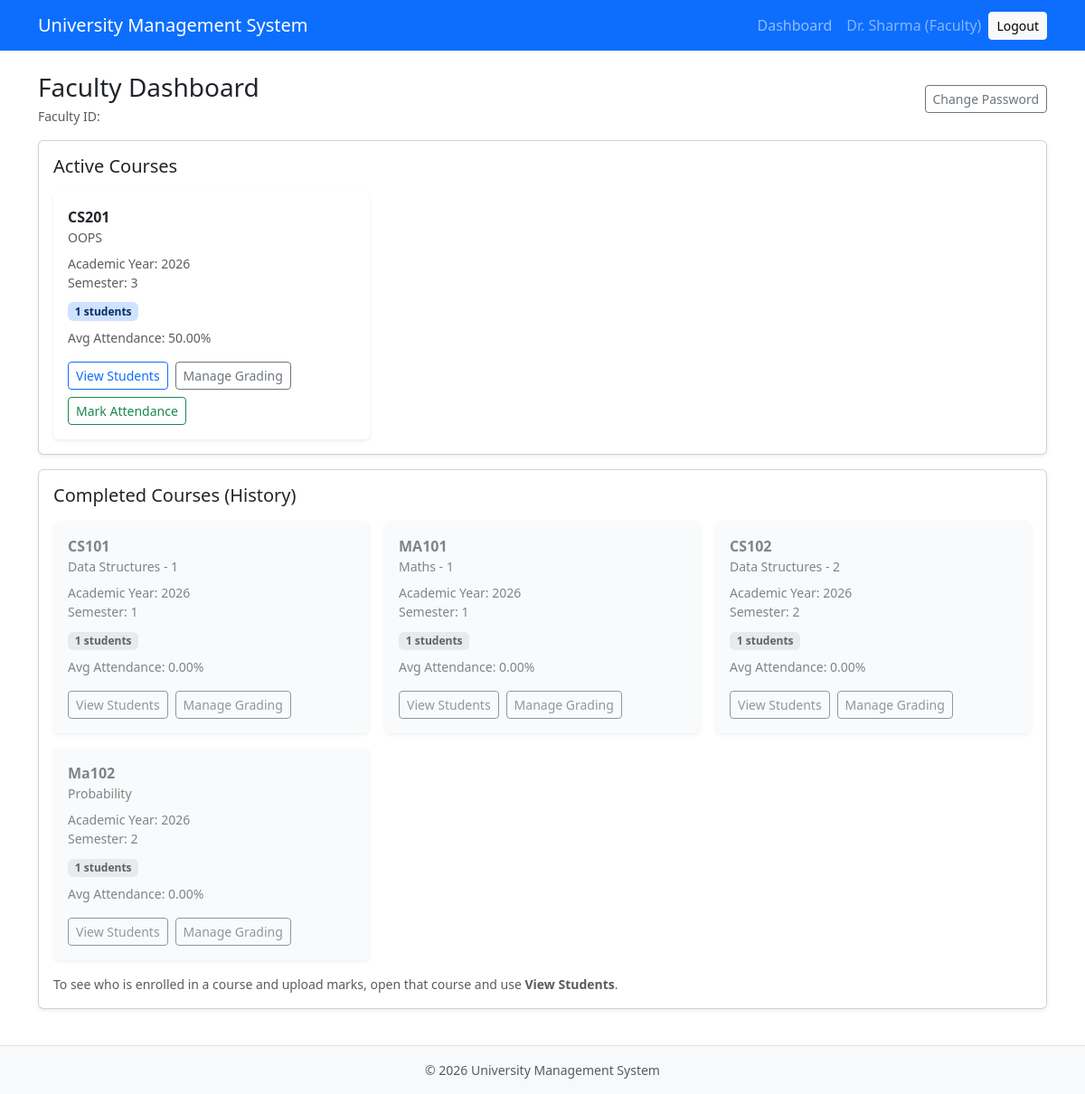
Page /academics/faculty/dashboard/ (signed in) on the committed database.
### users/models.py (models this page shows, shortened)
class User(models.Model):
    class UserType(models.TextChoices):
        STUDENT = "STUDENT", "Student"
        FACULTY = "FACULTY", "Faculty"
        ADMIN = "ADMIN", "Admin"
    user_id = models.AutoField(primary_key=True)
    auth_user = models.OneToOneField(
        settings.AUTH_USER_MODEL,
        on_delete=models.CASCADE,
        related_name="profile",
    )
    name = models.CharField(max_length=150)
    email = models.EmailField(unique=True, blank=True, null=True)
    phone = models.CharField(max_length=50)
    dob = models.DateField()
    gender = models.CharField(
        max_length=20,
        choices=[
            ("Male", "Male"),
            ("Female", "Female"),
            ("Other", "Other"),
        ],
    )
    user_type = models.CharField(max_length=50, choices=UserType.choices)

### academics/models.py (models this page shows, shortened)
class CourseOffering(models.Model):
    offering_id = models.AutoField(primary_key=True)
    course = models.ForeignKey(Course, on_delete=models.CASCADE)
    academic_year = models.CharField(max_length=20)
    semester_no = models.PositiveSmallIntegerField()
    max_capacity = models.PositiveIntegerField(default=60)
    is_grading_finalized = models.BooleanField(default=False)
    class Meta:
        db_table = "course_offering"

class Course(models.Model):
    course_code = models.CharField(max_length=20, primary_key=True)
    course_name = models.CharField(max_length=200)
    credits = models.PositiveSmallIntegerField()
    category = models.CharField(
        max_length=10,
        choices=CourseCategory.choices
    )
    min_attendance_req = models.PositiveSmallIntegerField()
    program = models.ForeignKey(Program, on_delete=models.PROTECT)
    class Meta:
        db_table = "course"

### academics/views.py (the view)
# urls.py: path("faculty/dashboard/", views.faculty_dashboard, name="faculty_dashboard"),
@login_required
def faculty_dashboard(request):
    faculty = _get_faculty_for_request(request)
    if not faculty:
        return _forbidden_page(request, required_role=ProfileUser.UserType.FACULTY)
    offerings = (
        CourseOffering.objects.filter(enrollment__faculty=faculty)
        .select_related("course")
        .distinct()
        .order_by("academic_year", "semester_no", "course__course_code")
    )
    active_offerings = []
    completed_offerings = []
    for offering in offerings:
        offering_enrollments = Enrollment.objects.filter(offering=offering, faculty=faculty)
        attendance_percentages = [
            calculate_attendance_percentage(enrollment)
            for enrollment in offering_enrollments
        ]
        if attendance_percentages:
            offering.average_attendance_percentage = round(
                sum(attendance_percentages) / len(attendance_percentages),
                2,
            )
        else:
            offering.average_attendance_percentage = 0
        total_enrollments = Enrollment.objects.filter(offering=offering).count()
        graded = Grade.objects.filter(enrollment__offering=offering).count()
        if total_enrollments > 0 and graded == total_enrollments:
            completed_offerings.append(offering)
        else:
            active_offerings.append(offering)
    enrollments = Enrollment.objects.filter(
        faculty=faculty,
        offering__in=active_offerings,
    ).select_related("offering__course", "student__user")
    courses_taught = (
        enrollments.values(
            "offering__offering_id",
            "offering__course__course_code",
            "offering__course__course_name",
            "offering__academic_year",
            "offering__semester_no",
        )
        .annotate(student_count=Count("student"))
        .order_by("offering__academic_year", "offering__semester_no", "offering__course__course_code")
    )
    return render(
        request,
        "academics/faculty_dashboard.html",
        {
            "faculty": faculty,
            "enrollments": enrollments,
            "courses_taught": courses_taught,
            "active_offerings": active_offerings,
            "completed_offerings": completed_offerings,
        },
    )

### academics/views.py (called while the page is built, shortened)
def calculate_attendance_percentage(enrollment):
    total_classes = Attendance.objects.filter(enrollment=enrollment).count()
    present_classes = Attendance.objects.filter(enrollment=enrollment, status="Present").count()
    if total_classes == 0:
        return 0
    return round((present_classes / total_classes) * 100, 2)

def _get_logged_in_profile_user(request):
    if not request.user.is_authenticated:
        return None
    try:
        return ProfileUser.objects.get(auth_user=request.user)
    except ProfileUser.DoesNotExist:
        pass

def _get_faculty_for_request(request):
    profile_user = _get_logged_in_profile_user(request)
    if not profile_user or profile_user.user_type != ProfileUser.UserType.FACULTY:
        return None
    try:
        return Faculty.objects.select_related("user", "department").get(user=profile_user)
    except Faculty.DoesNotExist:
        return None

### users/context_processors.py (called while the page is built)
def profile_user(request):
    if not request.user.is_authenticated:
        return {"profile_user": None}
    user = ProfileUser.objects.filter(auth_user=request.user).first()
    if user:
        return {"profile_user": user}
    email = getattr(request.user, "email", "")
    if email:
        return {"profile_user": ProfileUser.objects.filter(email__iexact=email).first()}
    return {"profile_user": None}

### academics/templates/academics/faculty_dashboard.html (shortened to what this page needs)
{% extends "base.html" %}
{% block content %}
  <div class="d-flex justify-content-between align-items-center mb-3">
    <div>
      <h1 class="h3 mb-0">Faculty Dashboard</h1>
      <div class="small text-muted mt-1">Faculty ID: </div>
    </div>
    <div>
      <a class="btn btn-outline-secondary btn-sm" href="{% url 'change_password' %}">Change Password</a>
    </div>
  </div>
  <div class="card shadow-sm mb-3">
    <div class="card-body">
      <h2 class="h5 mb-3">Active Courses</h2>
      {% if active_offerings %}
        <div class="row row-cols-1 row-cols-md-2 row-cols-lg-3 g-3">
          {% for offering in active_offerings %}
            <div class="col">
              <div class="card h-100 border-0 shadow-sm">
                <div class="card-body d-flex flex-column">
                  <div class="mb-2">
                    <div class="fw-semibold">
                      {{ offering.course.course_code }}
                    </div>
                    <div class="text-muted small">
                      {{ offering.course.course_name }}
                    </div>
                  </div>
                  <div class="mb-2 small text-muted">
                    <div>Academic Year: {{ offering.academic_year }}</div>
                    <div>Semester: {{ offering.semester_no }}</div>
                  </div>
                  <div class="mb-3">
                    <span class="badge bg-primary-subtle text-primary-emphasis">
                      {{ offering.enrollment_set.count }} students
                    </span>
                    <div class="small text-muted mt-2">
                      Avg Attendance: {{ offering.average_attendance_percentage|floatformat:2 }}%
                    </div>
                  </div>
                  <div class="mt-auto d-flex gap-2 flex-wrap">
                    <a
                      href="{% url 'course_students' offering.offering_id %}"
                      class="btn btn-outline-primary btn-sm"
                    >
                      View Students
                    </a>
                    <a
                      href="{% url 'manage_grading_scheme' offering.offering_id %}"
                      class="btn btn-outline-secondary btn-sm"
                    >
                      Manage Grading
                    </a>
                    <a
                      href="{% url 'mark_attendance' offering.offering_id %}"
                      class="btn btn-outline-success btn-sm"
                    >
                      Mark Attendance
                    </a>
                  </div>
                </div>
              </div>
            </div>
          {% endfor %}
        </div>
      {% else %}
        <p class="text-muted mb-0">No active courses.</p>
      {% endif %}
    </div>
  </div>
  <div class="card shadow-sm mb-3">
    <div class="card-body">
      <h2 class="h5 mb-3">Completed Courses (History)</h2>
      {% if completed_offerings %}
        <div class="row row-cols-1 row-cols-md-2 row-cols-lg-3 g-3">
          {% for offering in completed_offerings %}
            <div class="col">
              <div class="card h-100 border-0 shadow-sm bg-light opacity-75">
                <div class="card-body d-flex flex-column">
                  <div class="mb-2">
                    <div class="fw-semibold text-muted">
                      {{ offering.course.course_code }}
                    </div>
                    <div class="text-muted small">
                      {{ offering.course.course_name }}
                    </div>
                  </div>
                  <div class="mb-2 small text-muted">
                    <div>Academic Year: {{ offering.academic_year }}</div>
                    <div>Semester: {{ offering.semester_no }}</div>
                  </div>
                  <div class="mb-3">
                    <span class="badge bg-secondary-subtle text-secondary-emphasis">
                      {{ offering.enrollment_set.count }} students
                    </span>
                    <div class="small text-muted mt-2">
                      Avg Attendance: {{ offering.average_attendance_percentage|floatformat:2 }}%
                    </div>
                  </div>
                  <div class="mt-auto d-flex gap-2 flex-wrap">
                    <a
                      href="{% url 'course_students' offering.offering_id %}"
                      class="btn btn-outline-secondary btn-sm"
                    >
                      View Students
                    </a>
                    <a
                      href="{% url 'manage_grading_scheme' offering.offering_id %}"
                      class="btn btn-outline-secondary btn-sm"
                    >
                      Manage Grading
                    </a>
                  </div>
                </div>
              </div>
            </div>
          {% endfor %}
        </div>
      {% else %}
        <p class="text-muted mb-0">No completed courses yet.</p>
      {% endif %}
      <p class="text-muted small mb-0 mt-3">
        To see who is enrolled in a course and upload marks, open that course and use <strong>View Students</strong>.
      </p>
    </div>
  </div>
{% endblock %}

### templates/base.html (shortened to what this page needs)
<!doctype html>
<html lang="en">
  <head>
    <link
      href="https://cdn.jsdelivr.net/npm/bootstrap@5.3.3/dist/css/bootstrap.min.css"
      rel="stylesheet"
    />
  </head>
  <body>
    <nav class="navbar navbar-expand-lg navbar-dark bg-primary">
      <div class="container">
        {% if request.user.is_authenticated %}
          {% if profile_user and profile_user.user_type == 'STUDENT' %}
            <a class="navbar-brand" href="{% url 'student_dashboard' %}">University Management System</a>
          {% elif profile_user and profile_user.user_type == 'FACULTY' %}
            <a class="navbar-brand" href="{% url 'faculty_dashboard' %}">University Management System</a>
          {% elif profile_user and profile_user.user_type == 'ADMIN' %}
            <a class="navbar-brand" href="{% url 'admin_system_dashboard' %}">University Management System</a>
          {% else %}
            <a class="navbar-brand" href="{% url 'login' %}">University Management System</a>
          {% endif %}
        {% else %}
          <a class="navbar-brand" href="{% url 'login' %}">University Management System</a>
        {% endif %}
        <div class="collapse navbar-collapse" id="mainNavbar">
          <ul class="navbar-nav ms-auto mb-2 mb-lg-0 align-items-lg-center gap-lg-2">
            {% if request.user.is_authenticated %}
              <li class="nav-item">
                {% if profile_user and profile_user.user_type == 'STUDENT' %}
                  <a class="nav-link" href="{% url 'student_dashboard' %}">Dashboard</a>
                {% elif profile_user and profile_user.user_type == 'FACULTY' %}
                  <a class="nav-link" href="{% url 'faculty_dashboard' %}">Dashboard</a>
                {% elif profile_user and profile_user.user_type == 'ADMIN' %}
                  <a class="nav-link" href="{% url 'admin_system_dashboard' %}">Dashboard</a>
                {% else %}
                  <a class="nav-link" href="{% url 'login' %}">Dashboard</a>
                {% endif %}
              </li>
              <li class="nav-item">
                <span class="navbar-text text-white-50">
                  {% if profile_user %}
                    {{ profile_user.name }} ({{ profile_user.get_user_type_display }})
                  {% else %}
                    {{ request.user.username }}
                  {% endif %}
                </span>
              </li>
              <li class="nav-item">
                <a class="btn btn-light btn-sm" href="{% url 'logout' %}">Logout</a>
              </li>
            {% else %}
              <li class="nav-item">
                <a class="btn btn-light btn-sm" href="{% url 'login' %}">Login</a>
              </li>
            {% endif %}
          </ul>
        </div>
      </div>
    </nav>
    <main class="py-4">
      <div class="container">
        {% block content %}{% endblock %}
      </div>
    </main>
    <footer class="bg-light border-top py-3">
      <div class="container text-center text-muted" style="font-size: 0.875rem;">
        &copy; {% now "Y" %} University Management System
      </div>
    </footer>
  </body>
</html>

### templates/base.html (style rules this page uses)
body { min-height: 100vh; display: flex; flex-direction: column; }
main { flex: 1 0 auto; }
footer { flex-shrink: 0; }

### rows in the picture
User: name "Dr. Sharma", user_type "Faculty"
CourseOffering: course.course_code "CS201", course.course_name "OOPS", academic_year "2026", semester_no "3", enrollment_set.count "1", average_attendance_percentage "50.00"
CourseOffering: course.course_code "CS101", course.course_name "Data Structures - 1", academic_year "2026", semester_no "1", enrollment_set.count "1", average_attendance_percentage "0.00"
CourseOffering: course.course_code "MA101", course.course_name "Maths - 1", academic_year "2026", semester_no "1", enrollment_set.count "1", average_attendance_percentage "0.00"
CourseOffering: course.course_code "CS102", course.course_name "Data Structures - 2", academic_year "2026", semester_no "2", enrollment_set.count "1", average_attendance_percentage "0.00"
CourseOffering: course.course_code "Ma102", course.course_name "Probability", academic_year "2026", semester_no "2", enrollment_set.count "1", average_attendance_percentage "0.00"
